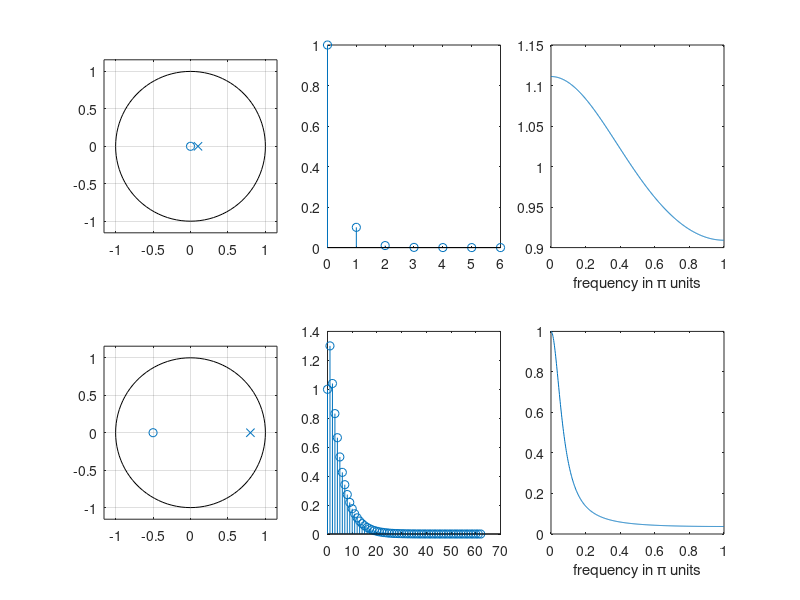

This chart was generated by the following MATLAB code:
close all
clear

b = [1];
p0 = 0.1;
a = [1 -p0];

subplot(2,6,[1,2]);
zplane(b,a);

subplot(2,6,[3,4]);
[h,t]=impz(b,a);
stem(t,h);

subplot(2,6,[5,6]);
[H,w]=freqz(b,a);
% plot(w/pi, H/max(H));
plot(w/pi, H);
% ylim([0 1])
xlabel('frequency in \pi units');


b = [1 0.5];
p0 = 0.8;
a = [1 -p0];

subplot(2,6,[7,8]);
zplane(b,a);

subplot(2,6,[9,10]);
[h,t]=impz(b,a);
stem(t,h);

subplot(2,6,[11,12]);
[H,w]=freqz(b,a);
plot(w/pi, H/max(H));
ylim([0 1])
xlabel('frequency in \pi units'); 
